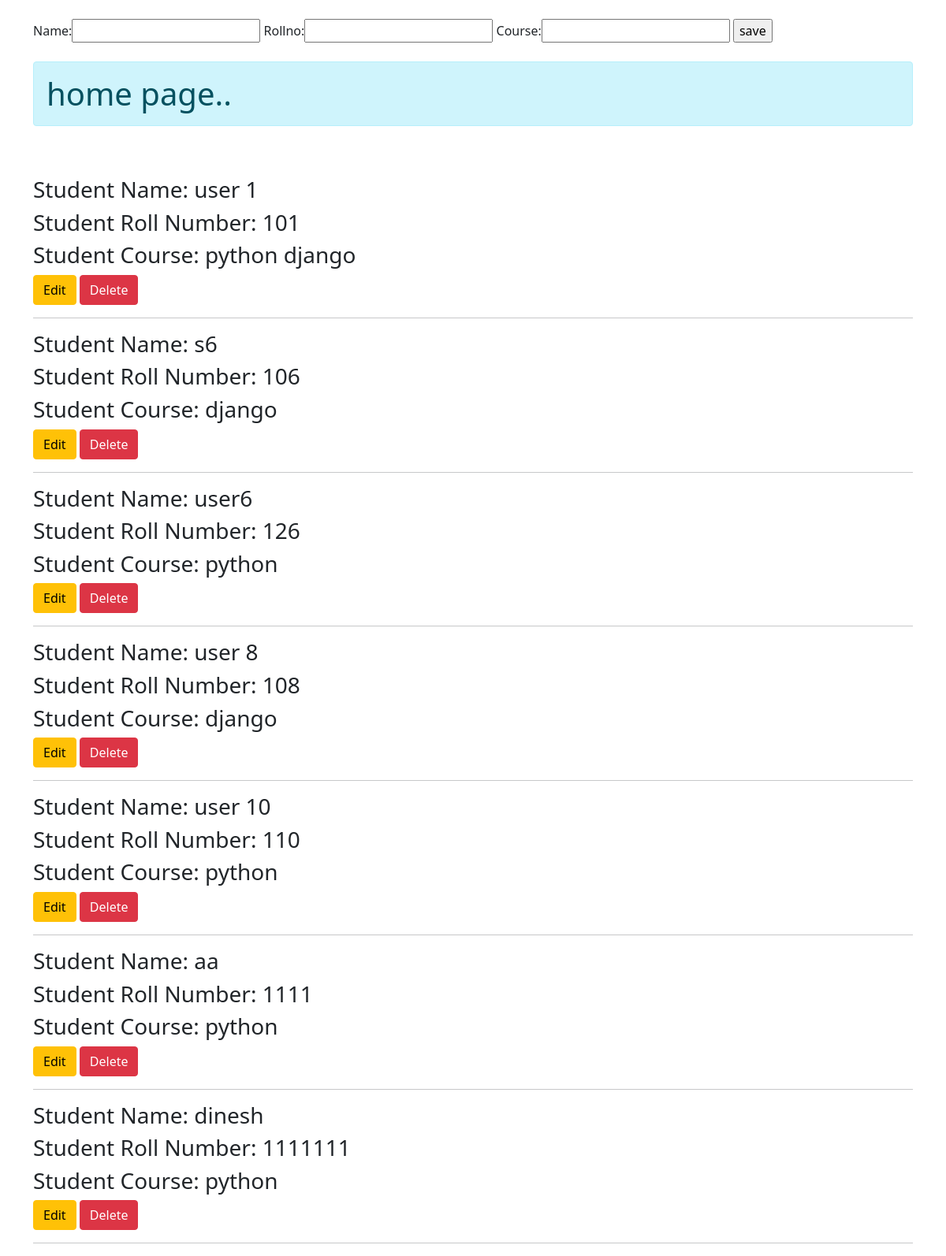
The page / on the database its author committed.
### testapp/models.py (models this page shows, shortened)
class Student(models.Model):
	name = models.CharField(max_length=50)
	rollno = models.IntegerField()
	course = models.CharField(max_length=50)

### testapp/views.py (the view)
# urls.py: 2. Add a URL to urlpatterns:  path('', views.home, name='home')
def home(request):
	form = StudentForm()
	students = Student.objects.all()
	return render(request, 'testapp/home.html', {'form':form, 'students':students})

### testapp/forms.py
class StudentForm(forms.ModelForm):
	class Meta:
		model= Student
		fields= '__all__'

### testapp/templates/testapp/home.html (shortened to what this page needs)
<!DOCTYPE html>
{% load static %}
<html>
<head>
	<link href="https://cdn.jsdelivr.net/npm/bootstrap@5.0.0-beta1/dist/css/bootstrap.min.css" rel="stylesheet">
</head>
<body>
<div class="container">
	<br>
	<form method="POST" id="formid" novalidate="">
		{{form}}
		<input type="submit" name="" value="save" id="one">
	</form>
	<br>
	<h1 class="alert alert-info">home page..</h1>
	<br>
	<div id="msg" class="alert alert-danger" style="display: none;"></div> <br>
	<div id="dataid">
		{% include 'testapp/student.html' %}
	</div>
</div>
</body>
</html>

### testapp/templates/testapp/student.html
{% for student in students %}
	<div>
		<h3>Student Name: {{student.name}}</h3>
		<h3>Student Roll Number: {{student.rollno}}</h3>
		<h3>Student Course: {{student.course}}</h3>
		<a href="" class="btn btn-warning btn-edit" data-id="{{student.id}}">Edit</a>
		<a href="" class="btn btn-danger btn-del" data-id="{{student.id}}">Delete</a>
		<hr>
	</div>
{% endfor %}

### rows shown on the page
Student: name "user 1", rollno "101", course "python django"
Student: name "s6", rollno "106", course "django"
Student: name "user6", rollno "126", course "python"
Student: name "user 8", rollno "108", course "django"
Student: name "user 10", rollno "110", course "python"
Student: name "aa", rollno "1111", course "python"
Student: name "dinesh", rollno "1111111", course "python"
